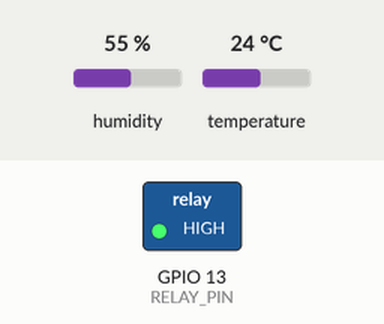
A sketch run on a simulated ESP32. Parts: switched loads named in the sketch (green lamp = pin HIGH). The inputs (shaded band) are chosen by the test bench; at power-on: temperature 24 °C, humidity 55 %. WiFi joins after 1.5 s; servers stay silent unless stated; no MQTT or app messages arrive unless stated; what the sketch prints to the serial monitor is not drawn.

Above: at 2.7 s.
2.8 s: temperature set to 29 °C
8.8 s: temperature set to 32 °C
At 13.1 s:
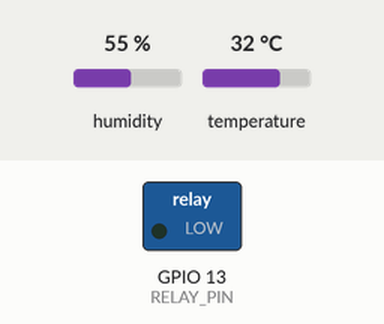
14.8 s: temperature set to 26 °C
20.8 s: temperature set to 23 °C
At 22.5 s:
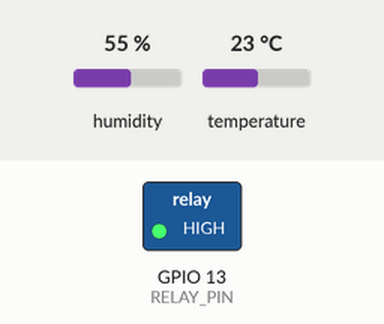
26.8 s: temperature set to 33 °C
At 33.1 s:
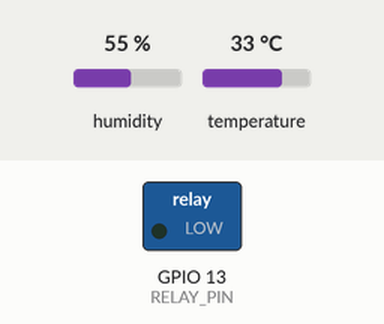
Timing chart, 0 to 34.2 s (numbered marks = the images above; inputs shaded):
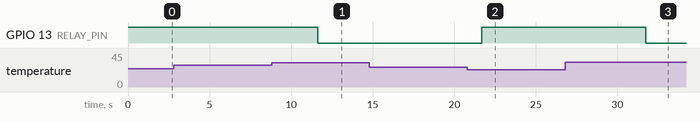

The sketch:

sketch_may05a.ino
```cpp
#include <WiFi.h>
#include <PubSubClient.h>
#include "DHT.h"

#define DHT11PIN 4
#define RELAY_PIN 13  // Gunakan pin GPIO 13 untuk relay

const char* ssid = "HOMESTAY V2";
const char* password = "perubahan";

const char* mqtt_server = "mqtt.esp32.my.id";
const int mqtt_port = 7931;
const char* mqtt_user = "tamu";
const char* mqtt_pass = "tamu2024";

WiFiClient espClient;
PubSubClient client(espClient);
DHT dht(DHT11PIN, DHT11);

void setup_wifi() {
  delay(10);
  Serial.println("Connecting to WiFi...");
  WiFi.begin(ssid, password);

  while (WiFi.status() != WL_CONNECTED) {
    delay(500);
    Serial.print(".");
  }

  Serial.println("\nWiFi connected");
}

void reconnect() {
  while (!client.connected()) {
    Serial.print("Connecting to MQTT...");
    if (client.connect("ESP32Client", mqtt_user, mqtt_pass)) {
      Serial.println("connected");
    } else {
      Serial.print("failed, rc=");
      Serial.print(client.state());
      Serial.println(" try again in 5 seconds");
      delay(5000);
    }
  }
}

void setup() {
  Serial.begin(115200);
  dht.begin();
  pinMode(RELAY_PIN, OUTPUT);
  digitalWrite(RELAY_PIN, HIGH); // Matikan relay saat awal (aktif LOW)

  setup_wifi();
  client.setServer(mqtt_server, mqtt_port);
}

void loop() {
  if (!client.connected()) {
    reconnect();
  }
  client.loop();

  float humi = dht.readHumidity();
  float temp = dht.readTemperature();

  Serial.print("Temperature: ");
  Serial.print(temp);
  Serial.print("ºC ");
  Serial.print("Humidity: ");
  Serial.println(humi);

  // Relay logic (aktif LOW)
  if (temp > 30.0) {
    digitalWrite(RELAY_PIN, LOW);  // Relay ON
  } else if (temp < 25.0) {
    digitalWrite(RELAY_PIN, HIGH); // Relay OFF
  }

  // Kirim data ke MQTT
  client.publish("esp32/temperature", String(temp).c_str());
  client.publish("esp32/humidity", String(humi).c_str());

  delay(5000); // jeda pengiriman tiap 5 detik
}
```

Measured:
- the behaviour switches between 30 and 31 °C on temperature (found by bisection; images 0 and 1)
- the behaviour switches between 25 and 24 °C on temperature (found by bisection; images 1 and 2)
- after the input at 2.8 s, every drawn part: stays the same
- after the input at 8.8 s, GPIO 13 (RELAY_PIN): HIGH → LOW after 2.8 s
- after the input at 14.8 s, every drawn part: stays the same
- after the input at 20.8 s, GPIO 13 (RELAY_PIN): LOW → HIGH after 0.88 s
- after the input at 26.8 s, GPIO 13 (RELAY_PIN): HIGH → LOW after 4.9 s
